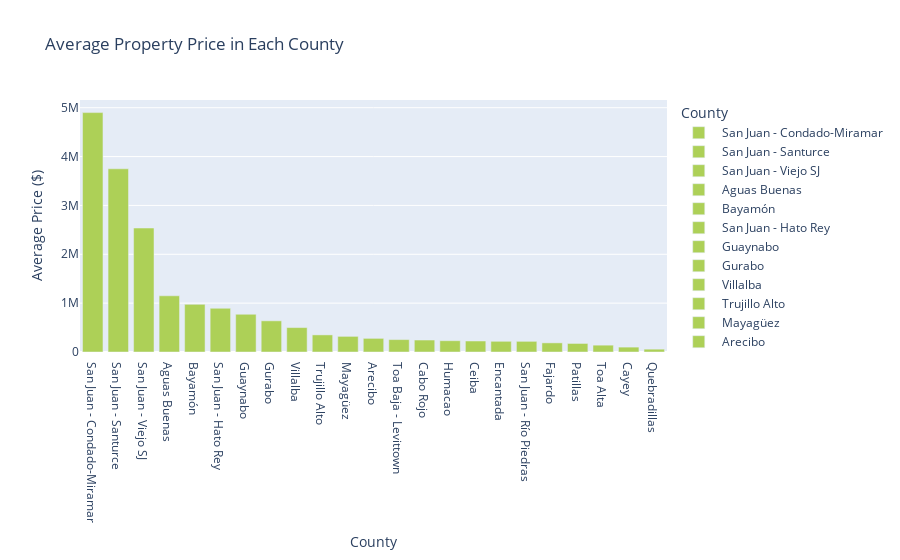

Here is the notebook cell this chart was saved with:
### Code cell
fig2.show()

### Figure 1 — Plotly figure (JSON) as saved in the notebook; plotly's stock layout.template omitted (floating-point values rounded to 4 significant figures)
{"data": [{"alignmentgroup": "True", "hovertemplate": "County=%{x}<br>Average Price ($)=%{y}<extra></extra>", "legendgroup": " San Juan - Condado-Miramar", "marker": {"color": "#add057", "pattern": {"shape": ""}}, "name": " San Juan - Condado-Miramar", "offsetgroup": " San Juan - Condado-Miramar", "orientation": "v", "showlegend": true, "textposition": "auto", "type": "bar", "x": [" San Juan - Condado-Miramar"], "xaxis": "x", "y": [4900000], "yaxis": "y"}, {"alignmentgroup": "True", "hovertemplate": "County=%{x}<br>Average Price ($)=%{y}<extra></extra>", "legendgroup": " San Juan - Santurce", "marker": {"color": "#add057", "pattern": {"shape": ""}}, "name": " San Juan - Santurce", "offsetgroup": " San Juan - Santurce", "orientation": "v", "showlegend": true, "textposition": "auto", "type": "bar", "x": [" San Juan - Santurce"], "xaxis": "x", "y": [3750000], "yaxis": "y"}, {"alignmentgroup": "True", "hovertemplate": "County=%{x}<br>Average Price ($)=%{y}<extra></extra>", "legendgroup": " San Juan - Viejo SJ", "marker": {"color": "#add057", "pattern": {"shape": ""}}, "name": " San Juan - Viejo SJ", "offsetgroup": " San Juan - Viejo SJ", "orientation": "v", "showlegend": true, "textposition": "auto", "type": "bar", "x": [" San Juan - Viejo SJ"], "xaxis": "x", "y": [2537500], "yaxis": "y"}, {"alignmentgroup": "True", "hovertemplate": "County=%{x}<br>Average Price ($)=%{y}<extra></extra>", "legendgroup": " Aguas Buenas", "marker": {"color": "#add057", "pattern": {"shape": ""}}, "name": " Aguas Buenas", "offsetgroup": " Aguas Buenas", "orientation": "v", "showlegend": true, "textposition": "auto", "type": "bar", "x": [" Aguas Buenas"], "xaxis": "x", "y": [1150000], "yaxis": "y"}, {"alignmentgroup": "True", "hovertemplate": "County=%{x}<br>Average Price ($)=%{y}<extra></extra>", "legendgroup": " Bayamón", "marker": {"color": "#add057", "pattern": {"shape": ""}}, "name": " Bayamón", "offsetgroup": " Bayamón", "orientation": "v", "showlegend": true, "textposition": "auto", "type": "bar", "x": [" Bayamón"], "xaxis": "x", "y": [975000], "yaxis": "y"}, {"alignmentgroup": "True", "hovertemplate": "County=%{x}<br>Average Price ($)=%{y}<extra></extra>", "legendgroup": " San Juan - Hato Rey", "marker": {"color": "#add057", "pattern": {"shape": ""}}, "name": " San Juan - Hato Rey", "offsetgroup": " San Juan - Hato Rey", "orientation": "v", "showlegend": true, "textposition": "auto", "type": "bar", "x": [" San Juan - Hato Rey"], "xaxis": "x", "y": [895000], "yaxis": "y"}, {"alignmentgroup": "True", "hovertemplate": "County=%{x}<br>Average Price ($)=%{y}<extra></extra>", "legendgroup": " Guaynabo", "marker": {"color": "#add057", "pattern": {"shape": ""}}, "name": " Guaynabo", "offsetgroup": " Guaynabo", "orientation": "v", "showlegend": true, "textposition": "auto", "type": "bar", "x": [" Guaynabo"], "xaxis": "x", "y": [772500], "yaxis": "y"}, {"alignmentgroup": "True", "hovertemplate": "County=%{x}<br>Average Price ($)=%{y}<extra></extra>", "legendgroup": " Gurabo", "marker": {"color": "#add057", "pattern": {"shape": ""}}, "name": " Gurabo", "offsetgroup": " Gurabo", "orientation": "v", "showlegend": true, "textposition": "auto", "type": "bar", "x": [" Gurabo"], "xaxis": "x", "y": [638000], "yaxis": "y"}, {"alignmentgroup": "True", "hovertemplate": "County=%{x}<br>Average Price ($)=%{y}<extra></extra>", "legendgroup": " Villalba", "marker": {"color": "#add057", "pattern": {"shape": ""}}, "name": " Villalba", "offsetgroup": " Villalba", "orientation": "v", "showlegend": true, "textposition": "auto", "type": "bar", "x": [" Villalba"], "xaxis": "x", "y": [500000], "yaxis": "y"}, {"alignmentgroup": "True", "hovertemplate": "County=%{x}<br>Average Price ($)=%{y}<extra></extra>", "legendgroup": " Trujillo Alto", "marker": {"color": "#add057", "pattern": {"shape": ""}}, "name": " Trujillo Alto", "offsetgroup": " Trujillo Alto", "orientation": "v", "showlegend": true, "textposition": "auto", "type": "bar", "x": [" Trujillo Alto"], "xaxis": "x", "y": [350000], "yaxis": "y"}, {"alignmentgroup": "True", "hovertemplate": "County=%{x}<br>Average Price ($)=%{y}<extra></extra>", "legendgroup": " Mayagüez", "marker": {"color": "#add057", "pattern": {"shape": ""}}, "name": " Mayagüez", "offsetgroup": " Mayagüez", "orientation": "v", "showlegend": true, "textposition": "auto", "type": "bar", "x": [" Mayagüez"], "xaxis": "x", "y": [320000], "yaxis": "y"}, {"alignmentgroup": "True", "hovertemplate": "County=%{x}<br>Average Price ($)=%{y}<extra></extra>", "legendgroup": " Arecibo", "marker": {"color": "#add057", "pattern": {"shape": ""}}, "name": " Arecibo", "offsetgroup": " Arecibo", "orientation": "v", "showlegend": true, "textposition": "auto", "type": "bar", "x": [" Arecibo"], "xaxis": "x", "y": [279000], "yaxis": "y"}, {"alignmentgroup": "True", "hovertemplate": "County=%{x}<br>Average Price ($)=%{y}<extra></extra>", "legendgroup": " Toa Baja - Levittown", "marker": {"color": "#add057", "pattern": {"shape": ""}}, "name": " Toa Baja - Levittown", "offsetgroup": " Toa Baja - Levittown", "orientation": "v", "showlegend": true, "textposition": "auto", "type": "bar", "x": [" Toa Baja - Levittown"], "xaxis": "x", "y": [254000], "yaxis": "y"}, {"alignmentgroup": "True", "hovertemplate": "County=%{x}<br>Average Price ($)=%{y}<extra></extra>", "legendgroup": " Cabo Rojo", "marker": {"color": "#add057", "pattern": {"shape": ""}}, "name": " Cabo Rojo", "offsetgroup": " Cabo Rojo", "orientation": "v", "showlegend": true, "textposition": "auto", "type": "bar", "x": [" Cabo Rojo"], "xaxis": "x", "y": [245000], "yaxis": "y"}, {"alignmentgroup": "True", "hovertemplate": "County=%{x}<br>Average Price ($)=%{y}<extra></extra>", "legendgroup": " Humacao", "marker": {"color": "#add057", "pattern": {"shape": ""}}, "name": " Humacao", "offsetgroup": " Humacao", "orientation": "v", "showlegend": true, "textposition": "auto", "type": "bar", "x": [" Humacao"], "xaxis": "x", "y": [231000], "yaxis": "y"}, {"alignmentgroup": "True", "hovertemplate": "County=%{x}<br>Average Price ($)=%{y}<extra></extra>", "legendgroup": " Ceiba", "marker": {"color": "#add057", "pattern": {"shape": ""}}, "name": " Ceiba", "offsetgroup": " Ceiba", "orientation": "v", "showlegend": true, "textposition": "auto", "type": "bar", "x": [" Ceiba"], "xaxis": "x", "y": [225000], "yaxis": "y"}, {"alignmentgroup": "True", "hovertemplate": "County=%{x}<br>Average Price ($)=%{y}<extra></extra>", "legendgroup": " Encantada ", "marker": {"color": "#add057", "pattern": {"shape": ""}}, "name": " Encantada ", "offsetgroup": " Encantada ", "orientation": "v", "showlegend": true, "textposition": "auto", "type": "bar", "x": [" Encantada "], "xaxis": "x", "y": [219000], "yaxis": "y"}, {"alignmentgroup": "True", "hovertemplate": "County=%{x}<br>Average Price ($)=%{y}<extra></extra>", "legendgroup": " San Juan - Río Piedras", "marker": {"color": "#add057", "pattern": {"shape": ""}}, "name": " San Juan - Río Piedras", "offsetgroup": " San Juan - Río Piedras", "orientation": "v", "showlegend": true, "textposition": "auto", "type": "bar", "x": [" San Juan - Río Piedras"], "xaxis": "x", "y": [218200.0], "yaxis": "y"}, {"alignmentgroup": "True", "hovertemplate": "County=%{x}<br>Average Price ($)=%{y}<extra></extra>", "legendgroup": " Fajardo", "marker": {"color": "#add057", "pattern": {"shape": ""}}, "name": " Fajardo", "offsetgroup": " Fajardo", "orientation": "v", "showlegend": true, "textposition": "auto", "type": "bar", "x": [" Fajardo"], "xaxis": "x", "y": [187000], "yaxis": "y"}, {"alignmentgroup": "True", "hovertemplate": "County=%{x}<br>Average Price ($)=%{y}<extra></extra>", "legendgroup": " Patillas", "marker": {"color": "#add057", "pattern": {"shape": ""}}, "name": " Patillas", "offsetgroup": " Patillas", "orientation": "v", "showlegend": true, "textposition": "auto", "type": "bar", "x": [" Patillas"], "xaxis": "x", "y": [175000], "yaxis": "y"}, {"alignmentgroup": "True", "hovertemplate": "County=%{x}<br>Average Price ($)=%{y}<extra></extra>", "legendgroup": " Toa Alta", "marker": {"color": "#add057", "pattern": {"shape": ""}}, "name": " Toa Alta", "offsetgroup": " Toa Alta", "orientation": "v", "showlegend": true, "textposition": "auto", "type": "bar", "x": [" Toa Alta"], "xaxis": "x", "y": [139950], "yaxis": "y"}, {"alignmentgroup": "True", "hovertemplate": "County=%{x}<br>Average Price ($)=%{y}<extra></extra>", "legendgroup": " Cayey", "marker": {"color": "#add057", "pattern": {"shape": ""}}, "name": " Cayey", "offsetgroup": " Cayey", "orientation": "v", "showlegend": true, "textposition": "auto", "type": "bar", "x": [" Cayey"], "xaxis": "x", "y": [100000], "yaxis": "y"}, {"alignmentgroup": "True", "hovertemplate": "County=%{x}<br>Average Price ($)=%{y}<extra></extra>", "legendgroup": " Quebradillas", "marker": {"color": "#add057", "pattern": {"shape": ""}}, "name": " Quebradillas", "offsetgroup": " Quebradillas", "orientation": "v", "showlegend": true, "textposition": "auto", "type": "bar", "x": [" Quebradillas"], "xaxis": "x", "y": [57999], "yaxis": "y"}], "layout": {"barmode": "relative", "legend": {"title": {"text": "County"}, "tracegroupgap": 0}, "title": {"text": "Average Property Price in Each County"}, "xaxis": {"anchor": "y", "categoryarray": [" San Juan - Condado-Miramar", " San Juan - Santurce", " San Juan - Viejo SJ", " Aguas Buenas", " Bayamón", " San Juan - Hato Rey", " Guaynabo", " Gurabo", " Villalba", " Trujillo Alto", " Mayagüez", " Arecibo", " Toa Baja - Levittown", " Cabo Rojo", " Humacao", " Ceiba", " Encantada ", " San Juan - Río Piedras", " Fajardo", " Patillas", " Toa Alta", " Cayey", " Quebradillas"], "categoryorder": "array", "domain": [0, 1], "title": {"text": "County"}}, "yaxis": {"anchor": "x", "domain": [0, 1], "title": {"text": "Average Price ($)"}}}}
